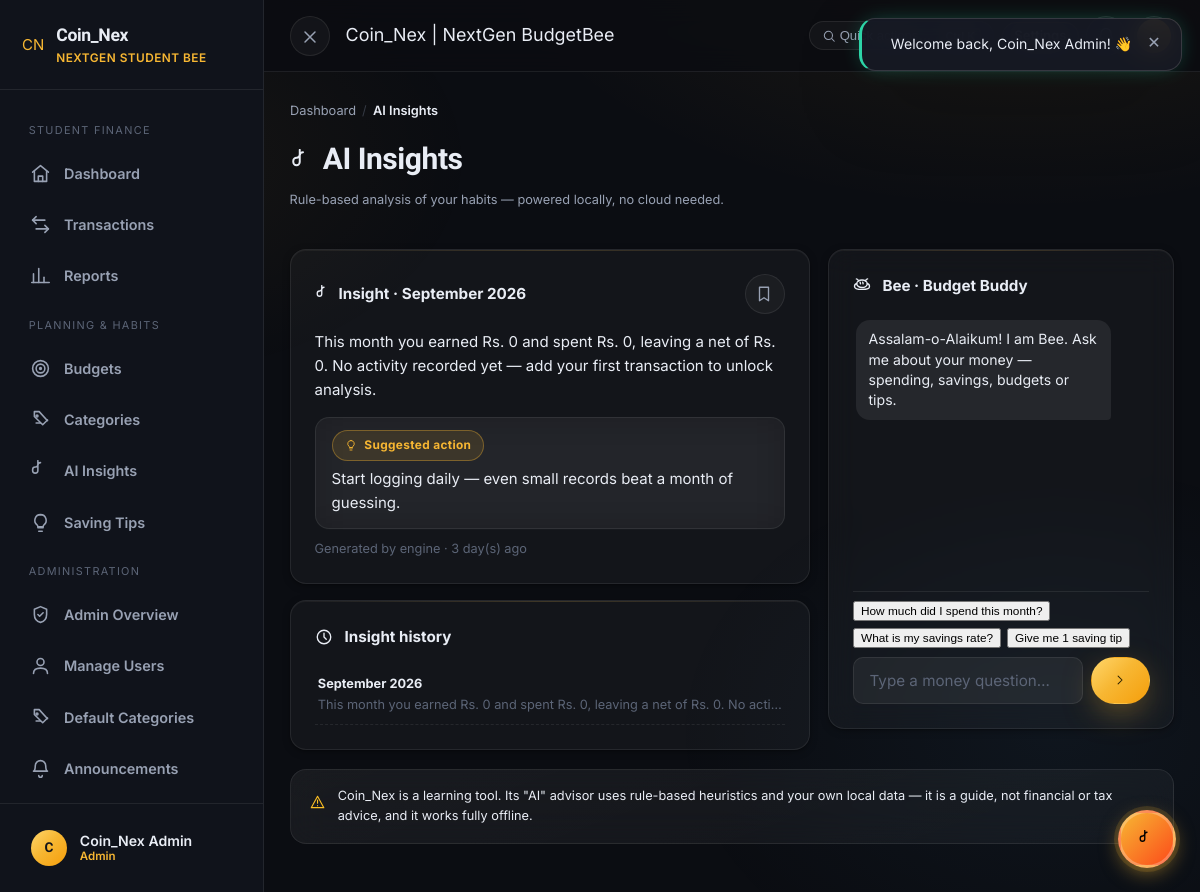
/insights (signed in), run on the app's committed database.
### tables this page shows
CREATE TABLE `insights` (
  `insight_id` int(10) UNSIGNED NOT NULL,
  `user_id` int(10) UNSIGNED NOT NULL,
  `month` date NOT NULL COMMENT 'First day of the month the insight covers',
  `summary_text` text DEFAULT NULL,
  `tip_text` text DEFAULT NULL,
  `generated_by` enum('engine','ai') NOT NULL DEFAULT 'engine',
  `is_pinned` tinyint(1) NOT NULL DEFAULT 0,
  `created_at` datetime NOT NULL DEFAULT current_timestamp()
);

### app/controllers/InsightsController.php (called while the page is built, shortened)
<?php
final class InsightsController
{
    public function index(): void
    {
        $userId = Helper::userId();
        $month = date('Y-m');
        Insights::generateForUser($userId, $month);
        $latest = Insights::latest($userId);
        $history = Insights::byUser($userId);
        require VIEWS_PATH . '/layouts/app-layout.php';
    }
}

### app/core/App.php (called while the page is built, shortened)
<?php
final class App
{
    public static function run(): void
    {
        $path = Helper::basePathUri();
        $segments = $path === '/' ? [] : array_values(array_filter(explode('/', $path), static fn ($s) => $s !== ''));
        [$controllerClass, $methodSegment, $paramOffset] = self::resolve($segments);
        $params = array_slice($segments, $paramOffset);
        $controller = new $controllerClass();
        $controller->{$methodSegment}(...array_values($params));
    }
    private static function resolve(array $segments): array
    {
        $slug = $segments[0] ?? 'home';
        $controller = preg_replace('/[^a-zA-Z0-9_]/', '', $slug);
        $method     = preg_replace('/[^a-zA-Z0-9_]/', '', $segments[1] ?? 'index');
        return [ucfirst($controller) . 'Controller', $method, 2];
    }
}

### public/index.php (called while the page is built, shortened)
<?php
App::run();

### app/core/Database.php (called while the page is built, shortened)
<?php
final class Database
{
    private static ?PDO $pdo = null;
    public static function pdo(): PDO
    {
        if (self::$pdo === null) {
            $dsn = 'mysql:host=' . DB_HOST . ';dbname=' . DB_NAME . ';charset=' . DB_CHARSET;
            self::$pdo = new PDO($dsn, DB_USER, DB_PASS, [
                PDO::ATTR_ERRMODE            => PDO::ERRMODE_EXCEPTION,
                PDO::ATTR_DEFAULT_FETCH_MODE => PDO::FETCH_ASSOC,
                PDO::ATTR_EMULATE_PREPARES   => false,
            ]);
        }
        return self::$pdo;
    }
    public static function run(string $sql, array $params = []): PDOStatement
    {
        $stmt = self::pdo()->prepare($sql);
        $stmt->execute($params);
        return $stmt;
    }
    public static function fetch(string $sql, array $params = []): ?array
    {
        $row = self::run($sql, $params)->fetch();
        return $row === false ? null : $row;
    }
    public static function fetchAll(string $sql, array $params = []): array
    {
        return self::run($sql, $params)->fetchAll();
    }
    public static function scalar(string $sql, array $params = []): mixed
    {
        return self::run($sql, $params)->fetchColumn();
    }
}

### app/models/Insights.php (called while the page is built, shortened)
<?php
final class Insights
{
    public static function generateForUser(int $userId, string $month): array
    {
        $from = $month . '-01';
        $income = (float) self::sum($userId, 'income', $from, $month);
        $expense = (float) self::sum($userId, 'expense', $from, $month);
        $net = $income - $expense;
        $savingsRate = $income > 0 ? round($net / $income * 100) : 0;
        $summary = [];
        $summary[] = 'This month you earned ' . Helper::money($income) . ' and spent ' . Helper::money($expense)
            . ', leaving a net of ' . Helper::money($net) . '.';
        if ($income <= 0 && $expense <= 0) {
            $summary[] = 'No activity recorded yet — add your first transaction to unlock analysis.';
        } elseif ($savingsRate >= 30) {
            $summary[] = 'Your savings rate of ' . $savingsRate . '% is excellent — above the 20% rule. Keep it up!';
        } elseif ($savingsRate >= 20) {
            $summary[] = 'You saved ' . $savingsRate . '%, right on the 20% rule. ';
        } elseif ($savingsRate >= 0) {
            $summary[] = 'You saved ' . $savingsRate . '%. Try trimming your top expense category to reach 20%.';
        } else {
            $summary[] = 'You spent ' . abs($savingsRate) . '% more than you earned — consider a stricter budget next month.';
        }
        $tip = self::suggestOne(compact('income', 'expense', 'net', 'savingsRate', 'byCategory'));
        $monthKey = $month . '-01';
        $existing = (int) Database::scalar('SELECT COUNT(*) FROM insights WHERE user_id = ? AND month = ?', [$userId, $monthKey]);
        return ['summary' => $summary, 'tip' => $tip];
    }
    public static function byUser(int $userId): array
    {
        return Database::fetchAll(
            'SELECT * FROM insights WHERE user_id = ? ORDER BY month DESC',
            [$userId]
        );
    }
    public static function latest(int $userId): ?array
    {
        return Database::fetch(
            'SELECT * FROM insights WHERE user_id = ? ORDER BY month DESC LIMIT 1',
            [$userId]
        );
    }
    private static function sum(int $userId, string $type, string $from, string $monthKey, bool $isPrev = false): float
    {
        if ($isPrev) {
            $param = $from . '-01';
            return (float) Database::scalar(
                'SELECT COALESCE(SUM(amount),0) FROM transactions
                  WHERE user_id = ? AND type = ? AND DATE_FORMAT(transaction_date,"%Y-%m") = ?',
                [$userId, $type, $param]
            );
        }
        return (float) Database::scalar(
            'SELECT COALESCE(SUM(amount),0) FROM transactions
              WHERE user_id = ? AND type = ? AND DATE_FORMAT(transaction_date,"%Y-%m") = ?',
            [$userId, $type, $monthKey]
        );
    }
    private static function suggestOne(array $ctx): ?string
    {
        $byCategory = $ctx['byCategory'];
        if (empty($byCategory)) {
            return 'Start logging daily — even small records beat a month of guessing.';
        }
        $top = $byCategory[0];
        $topTotal = (float) $top['total'];
        return 'Target "' . $top['category'] . '" (' . Helper::money($topTotal) . '): a 15% cut frees ' . Helper::money(round($topTotal * 0.15, 2)) . '.';
    }
}

### app/views/pages/insights.php (the view, shortened to what this page needs)
<div class="flex between wrap gap-2 items-center mb-3">
    <div>
        <div class="breadcrumbs"><a href="<?= Helper::url('dashboard') ?>">Dashboard</a><span class="sep">/</span><span class="current">AI Insights</span></div>
        <h1><?= Helper::icon('brain', '26') ?> AI Insights</h1>
        <p class="muted small">Rule-based analysis of your habits — powered locally, no cloud needed.</p>
    </div>
</div>
<div class="stagger" style="display:grid;grid-template-columns:1.5fr 1fr;gap:1.1rem;">
    <div>
        <?php if ($latest): ?>
        <div class="card mb-2">
            <div class="card-title flex between items-center">
                <span><?= Helper::icon('brain', '18') ?> Insight · <?= date('F Y', strtotime($latest['month'])) ?></span>
                <form method="post" action="<?= Helper::url('insights/pin/' . (int) $latest['insight_id']) ?>">
                    <button class="icon-btn" title="<?= $latest['is_pinned'] ? 'Unpin' : 'Pin' ?>" style="<?= $latest['is_pinned'] ? 'color:var(--brand);' : '' ?>"><?= Helper::icon($latest['is_pinned'] ? 'flag' : 'bookmark', '18') ?></button>
                </form>
            </div>
            <?php if ($latest['summary_text']): ?>
            <p style="line-height:1.6;"><?= Helper::e($latest['summary_text']) ?></p>
            <?php endif; ?>
            <?php if ($latest['tip_text']): ?>
            <div class="glass glass-soft" style="padding:.8rem 1rem;margin-top:.6rem;">
                <span class="badge badge-brand"><?= Helper::icon('bulb', '12') ?> Suggested action</span>
                <div style="margin-top:.4rem;"><?= Helper::e($latest['tip_text']) ?></div>
            </div>
            <?php endif; ?>
            <div class="faint small" style="margin-top:.6rem;">Generated by engine · <?= Helper::timeAgo($latest['created_at']) ?></div>
        </div>
        <?php endif; ?>
        <?php if (!empty($history)): ?>
        <div class="card">
            <div class="card-title"><?= Helper::icon('clock', '18') ?> Insight history</div>
            <?php foreach ($history as $h): ?>
            <div class="flex between items-center" style="padding:.55rem .2rem;border-bottom:1px dashed var(--border);">
                <div style="min-width:0;">
                    <div class="small bold"><?= date('F Y', strtotime($h['month'])) ?> <?= $h['is_pinned'] ? Helper::icon('flag', '13') : '' ?></div>
                    <div class="faint small" style="overflow:hidden;text-overflow:ellipsis;white-space:nowrap;"><?= Helper::e(mb_substr($h['summary_text'] ?? '', 0, 90)) ?>…</div>
                </div>
            </div>
            <?php endforeach; ?>
        </div>
        <?php endif; ?>
    </div>
    <div class="card chat-card">
        <div class="card-title"><?= Helper::icon('bee', '18') ?> Bee · Budget Buddy</div>
        <div class="chat-body" id="chat-body">
            <div class="chat-msg bot">
                <div class="chat-bubble">Assalam-o-Alaikum! I am Bee. Ask me about your money — spending, savings, budgets or tips.</div>
            </div>
        </div>
        <div class="chat-quick" id="chat-quick">
            <button class="chip">How much did I spend this month?</button>
            <button class="chip">What is my savings rate?</button>
            <button class="chip">Give me 1 saving tip</button>
        </div>
        <form class="chat-input" id="chat-form">
            <input type="text" id="chat-q" class="input" placeholder="Type a money question…" autocomplete="off">
            <button type="submit" class="btn btn-primary"><?= Helper::icon('chevron-right', '16') ?></button>
        </form>
    </div>
</div>
<div class="glass mt-3" style="padding:1rem 1.2rem;display:flex;gap:.8rem;align-items:flex-start;">
    <span style="color:var(--warning);display:block;margin-top:.2rem;"><?= Helper::icon('alert', '18') ?></span>
    <p class="small" style="margin:0;">Coin_Nex is a learning tool. Its "AI" advisor uses rule-based heuristics and your own local data — it is a guide, not financial or tax advice, and it works fully offline.</p>
</div>

### data on the page
insights: month "September 2026", summary_text "This month you earned Rs. 0 and spent Rs. 0, leaving a net of Rs. 0. No activity recorded yet — add your first transaction to unlock analysis.", tip_text "Start logging daily — even small records beat a month of guessing.", created_at "3 day(s) ago", summary_text "This month you earned Rs. 0 and spent Rs. 0, leaving a net of Rs. 0. No acti…"

### other printed values
Helper::e(APP_NAME) "Coin_Nex"
$label "Dashboard"
$label "Transactions"
$label "Reports"
$label "Budgets"
$label "Categories"
$label "AI Insights"
$label "Saving Tips"
$label "Admin Overview Manage Users Default Categories Announcements"
Helper::e(mb_strtoupper(mb_substr($currentUser['name'] ?? 'U', 0, 1))) "C"
Helper::e($currentUser['name'] ?? 'User') "Coin_Nex Admin"
Helper::e($currentUser['role'] ?? 'student') "Admin"
Helper::e($pageTitle) "Coin_Nex | NextGen BudgetBee"
